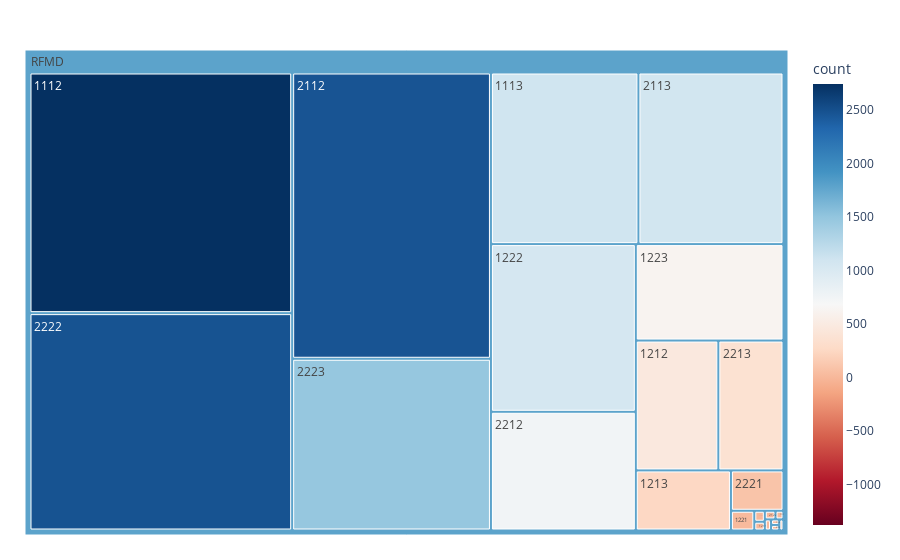

Notebook cell for this chart:
### Code cell
# TREEMAP из библиотеки PLOTLY

fig = px.treemap(segments, path=[px.Constant('RFMD'), 'RFMD'],
                 values=segments['count'],
                 color=segments['count'],
                 color_continuous_scale='RdBu',
                 color_continuous_midpoint=np.average(segments['count'])
                )
fig.update_layout(margin = dict(t=50, l=25, r=25, b=25))
fig.show()

### Figure 1 — Plotly figure (JSON) as saved in the notebook; plotly's stock layout.template omitted (floating-point values rounded to 4 significant figures)
{"data": [{"branchvalues": "total", "customdata": [[3], [2742], [1098], [5], [2], [4], [465], [248], [20], [1054], [618], [3], [2469], [1080], [4], [2], [2], [746], [367], [92], [2477], [1481], [1788.0]], "domain": {"x": [0, 1], "y": [0, 1]}, "hovertemplate": "labels=%{label}<br>count_sum=%{value}<br>parent=%{parent}<br>id=%{id}<br>count=%{color}<extra></extra>", "ids": ["RFMD/1111", "RFMD/1112", "RFMD/1113", "RFMD/1122", "RFMD/1123", "RFMD/1211", "RFMD/1212", "RFMD/1213", "RFMD/1221", "RFMD/1222", "RFMD/1223", "RFMD/2111", "RFMD/2112", "RFMD/2113", "RFMD/2122", "RFMD/2123", "RFMD/2211", "RFMD/2212", "RFMD/2213", "RFMD/2221", "RFMD/2222", "RFMD/2223", "RFMD"], "labels": ["1111", "1112", "1113", "1122", "1123", "1211", "1212", "1213", "1221", "1222", "1223", "2111", "2112", "2113", "2122", "2123", "2211", "2212", "2213", "2221", "2222", "2223", "RFMD"], "marker": {"coloraxis": "coloraxis", "colors": [3, 2742, 1098, 5, 2, 4, 465, 248, 20, 1054, 618, 3, 2469, 1080, 4, 2, 2, 746, 367, 92, 2477, 1481, 1788.0]}, "name": "", "parents": ["RFMD", "RFMD", "RFMD", "RFMD", "RFMD", "RFMD", "RFMD", "RFMD", "RFMD", "RFMD", "RFMD", "RFMD", "RFMD", "RFMD", "RFMD", "RFMD", "RFMD", "RFMD", "RFMD", "RFMD", "RFMD", "RFMD", ""], "type": "treemap", "values": [3, 2742, 1098, 5, 2, 4, 465, 248, 20, 1054, 618, 3, 2469, 1080, 4, 2, 2, 746, 367, 92, 2477, 1481, 14982]}], "layout": {"coloraxis": {"cmid": 681, "colorbar": {"title": {"text": "count"}}, "colorscale": [[0, "rgb(103,0,31)"], [0.1, "rgb(178,24,43)"], [0.2, "rgb(214,96,77)"], [0.3, "rgb(244,165,130)"], [0.4, "rgb(253,219,199)"], [0.5, "rgb(247,247,247)"], [0.6, "rgb(209,229,240)"], [0.7, "rgb(146,197,222)"], [0.8, "rgb(67,147,195)"], [0.9, "rgb(33,102,172)"], [1, "rgb(5,48,97)"]]}, "legend": {"tracegroupgap": 0}, "margin": {"b": 25, "l": 25, "r": 25, "t": 50}}}
